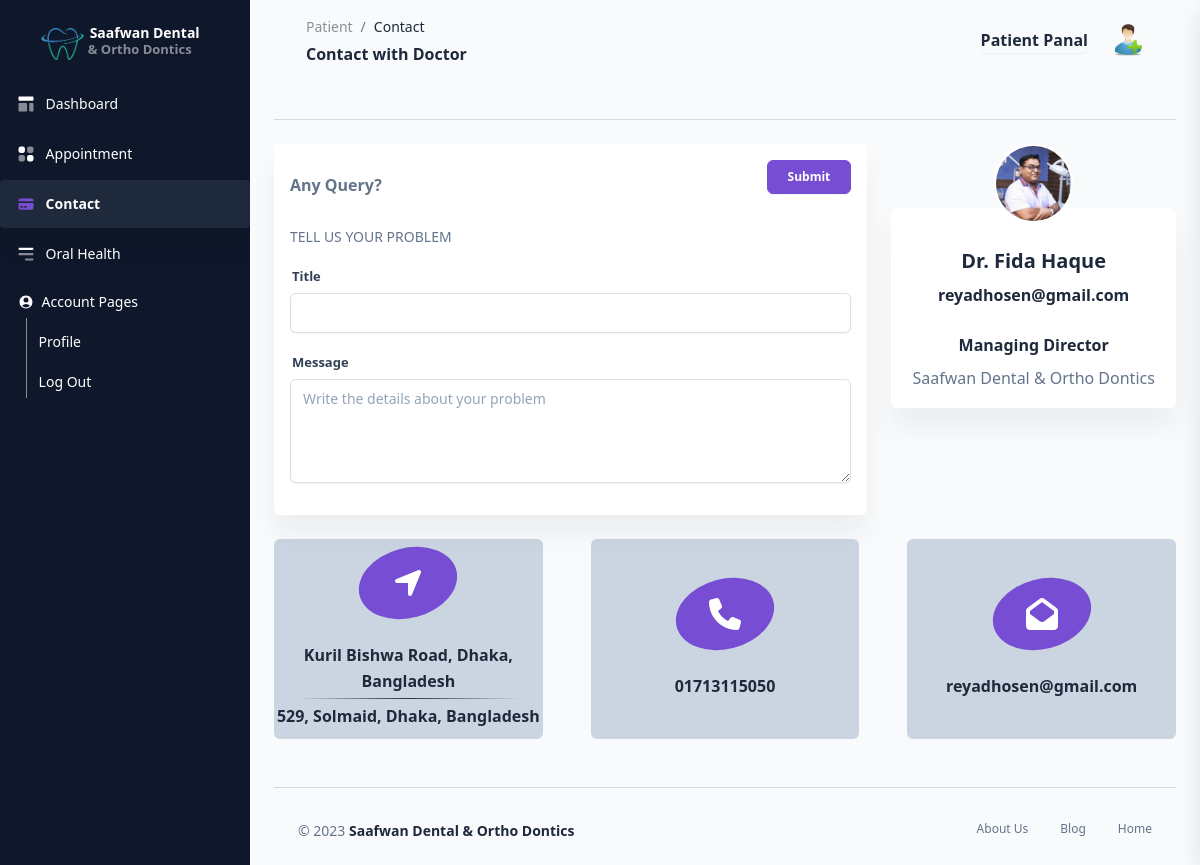
The page /View/patient/contact.php (signed in) on the database as committed earlier.
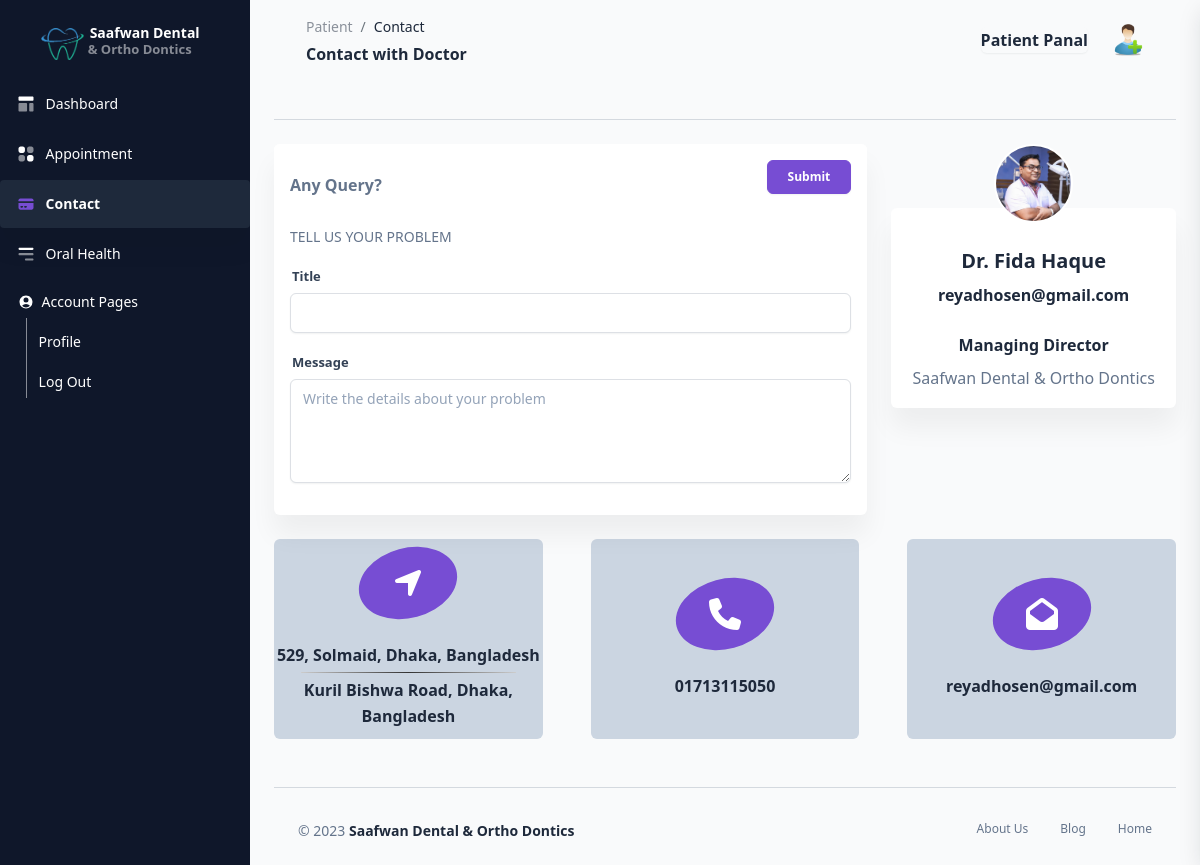
The same page on the database as committed later.
### tables this page shows
CREATE TABLE `doctors` (
  `id` int(11) NOT NULL,
  `name` varchar(50) NOT NULL,
  `email` varchar(50) NOT NULL,
  `phone` varchar(20) NOT NULL,
  `password` varchar(20) NOT NULL,
  `created_at` date DEFAULT NULL,
  `deleted_at` date DEFAULT NULL,
  `chamber1` varchar(250) NOT NULL,
  `chamber2` varchar(250) DEFAULT NULL
);

### View/patient/contact.php (the view, shortened to what this page needs)
<!DOCTYPE html>
<html lang="en">
<head>
    <link href="../../assets/css/nucleo-icons.css" rel="stylesheet" />
    <link href="../../assets/css/nucleo-svg.css" rel="stylesheet" />
    <link href="../../assets/css/nucleo-svg.css" rel="stylesheet" />
    <link id="pagestyle" href="../../assets/css/corporate-ui-dashboard.css?v=1.0.0" rel="stylesheet" />
</head>
<body class="g-sidenav-show bg-gray-100">
    <aside class="sidenav navbar navbar-vertical navbar-expand-xs border-0 bg-slate-900 fixed-start" id="sidenav-main">
        <?php include("../components/patientSidebar.php"); ?>
    </aside>
    <main class="main-content position-relative border-radius-lg ">
        <nav class="navbar navbar-main navbar-expand-lg mx-5 px-0 shadow-none rounded" id="" navbar-scroll="true">
            <div class="container-fluid py-1 px-2">
                <nav aria-label="breadcrumb">
                    <ol class="breadcrumb bg-transparent mb-1 pb-0 pt-1 px-0 me-sm-6 me-5">
                        <li class="breadcrumb-item text-sm"><a class="opacity-5 text-dark" href="javascript:;">Patient</a></li>
                        <li class="breadcrumb-item text-sm text-dark active" aria-current="page">Contact</li>
                    </ol>
                    <h6 class="font-weight-bold mb-0">Contact with Doctor</h6>
                </nav>
                <div class="collapse navbar-collapse mt-sm-0 mt-2 me-md-0 me-sm-4" id="navbar">
                    <div class="ms-md-auto pe-md-3 d-flex align-items-center">
                        <div class="input-group">
                            <h6 class="font-weight-bolder text-black mb-0">Patient Panal</h6>
                        </div>
                    </div>
                    <ul class="navbar-nav  justify-content-end">
                        <li class="nav-item dropdown ps-2 d-flex align-items-center">
                            <a href="javascript:;" class="nav-link text-body p-0" id="dropdownMenuButton" data-bs-toggle="dropdown" aria-expanded="false">
                                <img src="../../assets/img/patient.png" class="avatar avatar-sm" alt="avatar" title="<?php echo $_SESSION["name"]; ?>" />
                            </a>
                        </li>
                    </ul>
                </div>
            </div>
        </nav>
        <div class="container-fluid py-4 px-4">
            <hr class="mb-3">
            <div class="row my-4">
                <div class="col-md-8">
                    <form action="../../Controller/patient/contactMessageController.php" method="POST">
                        <div class="card">
                            <div class="card-header pb-0">
                                <div class="d-flex align-items-center">
                                    <p class="mb-0"><b>Any Query?</b></p>
                                    <button class="btn btn-primary btn-sm ms-auto" type="submit">Submit</button>
                                </div>
                            </div>
                            <div class="card-body">
                                <p class="text-uppercase text-sm">Tell us your Problem</p>
                                <div class="row">
                                    <div class="col-md-12">
                                        <div class="form-group">
                                            <label for="example-text-input" class="form-control-label">Title</label>
                                            <input class="form-control" type="text" name="title">
                                        </div>
                                    </div>
                                    <div class="col-md-12">
                                        <div class="form-group">
                                            <label for="example-text-input" class="form-control-label">Message</label>
                                            <textarea class="form-control" type="text" name="message" rows="5" placeholder="Write the details about your problem" required></textarea>
                                        </div>
                                    </div>
                                </div>
                            </div>
                        </div>
                    </form>
                </div>
                <div class="col-md-4">
                    <div class="card card-profile mt-6">
                        <div class="row justify-content-center">
                            <div class="col-4 col-lg-4 order-lg-2">
                                <div class="mt-n4 mt-lg-n6 mb-4 mb-lg-0">
                                    <a href="javascript:;">
                                        <img src="../../assets/img/profile.jpg" class="rounded-circle img-fluid border border-2 border-white">
                                    </a>
                                </div>
                            </div>
                        </div>
                        <div class="card-body pt-0">
                            <div class="text-center mt-4">
                                <h5>
                                    <?php echo $doc["name"] ?>
                                </h5>
                                <div class="h6 font-weight-300">
                                    <i class="ni location_pin mr-2"></i><?php echo $doc["email"] ?>
                                </div>
                                <div class="h6 mt-4">
                                    <i class="ni business_briefcase-24 mr-2"></i>Managing Director
                                </div>
                                <div>
                                    <i class="ni education_hat mr-2"></i>Saafwan Dental & Ortho Dontics
                                </div>
                            </div>
                        </div>
                    </div>
                </div>
            </div>
            <div class="row g-5 mb-5">
                <div class="col-lg-4">
                    <div class="bg-light rounded d-flex flex-column align-items-center justify-content-center text-center" style="height: 200px;">
                        <div class="d-flex align-items-center justify-content-center bg-primary rounded-circle mb-4" style="width: 100px; height: 70px; transform: rotate(-15deg);">
                            <i class="fa fa-2x fa-location-arrow text-white" style="transform: rotate(15deg);"></i>
                        </div>
                        <a href="https://goo.gl/maps/F2NVNdZatgLU3zuz6?coh=178571&entry=tt">
                            <h6 class="mb-0"><?php echo $doc["chamber1"] ?></h6>
                        </a>
                        <div class="my-1" style="border: 0; width: 80%; height: 1px;background: #333; background-image: linear-gradient(to right, #ccc, #333, #ccc);"></div>
                        <a href="https://goo.gl/maps/UNbvXS7gSgkVrHSc9?coh=178571&entry=tt">
                            <h6 class="mb-0"><?php echo $doc["chamber2"] ?></h6>
                        </a>
                    </div>
                </div>
                <div class="col-lg-4">
                    <a href="tel:<?php echo $doc["phone"] ?>">
                        <div class="bg-light rounded d-flex flex-column align-items-center justify-content-center text-center" style="height: 200px;">
                            <div class="d-flex align-items-center justify-content-center bg-primary rounded-circle mb-4" style="width: 100px; height: 70px; transform: rotate(-15deg);">
                                <i class="fa fa-2x fa-phone text-white" style="transform: rotate(15deg);"></i>
                            </div>
                            <h6 class="mb-0"><?php echo $doc["phone"] ?></h6>
                        </div>
                    </a>
                </div>
                <div class="col-lg-4">
                    <a href="mailto:<?php echo $doc["email"] ?>">
                        <div class="bg-light rounded d-flex flex-column align-items-center justify-content-center text-center" style="height: 200px;">
                            <div class="d-flex align-items-center justify-content-center bg-primary rounded-circle mb-4" style="width: 100px; height: 70px; transform: rotate(-15deg);">
                                <i class="fa fa-2x fa-envelope-open text-white" style="transform: rotate(15deg);"></i>
                            </div>
                            <h6 class="mb-0"><?php echo $doc["email"] ?></h6>
                        </div>
                    </a>
                </div>
            </div>
            <?php include("../components/patientFooter.php"); ?>
        </div>
    </main>
</body>
</html>

### View/components/patientSidebar.php (shortened to what this page needs)
<?php
$db = connect();
$doc = $db->query("SELECT * FROM doctors WHERE id = 1")->fetch_assoc();
?>
<div class="sidenav-header">
    <a class="navbar-brand m-0" href="../../">
        <table>
            <tr>
                <td>
                    <img src="../../assets/img/favicon.png" class="navbar-brand-img" alt="main_logo">
                </td>
                <td>
                    <span class="ms-1 font-weight-bold">Saafwan Dental</span><br>
                    <label class="text-white-50">& Ortho Dontics</label>
                </td>
            </tr>
        </table>
    </a>
</div>
<div class="collapse navbar-collapse w-auto" style="color: white; height: 700px;" id="sidenav-collapse-main">
    <ul class="navbar-nav">
        <li class="nav-item">
            <a class="nav-link text-white" href="dashboard.php" id="dashboard">
                <div class="icon icon-shape icon-sm px-0 text-center d-flex align-items-center justify-content-center">
                </div>
                <span class="nav-link-text ms-1">Dashboard</span>
            </a>
        </li>
        <li class="nav-item">
            <a class="nav-link text-white" href="appointment.php" id="appointment">
                <div class="icon icon-shape icon-sm px-0 text-center d-flex align-items-center justify-content-center">
                </div>
                <span class="nav-link-text ms-1">Appointment</span>
            </a>
        </li>
        <li class="nav-item">
            <a class="nav-link text-white" href="contact.php" id="contact">
                <div class="icon icon-shape icon-sm px-0 text-center d-flex align-items-center justify-content-center">
                </div>
                <span class="nav-link-text ms-1">Contact</span>
            </a>
        </li>
        <li class="nav-item">
            <a class="nav-link text-white" href="healthedu.php" id="healthedu">
                <div class="icon icon-shape icon-sm px-0 text-center d-flex align-items-center justify-content-center">
                </div>
                <span class="nav-link-text ms-1">Oral Health</span>
            </a>
        </li>
        <li class="nav-item mt-2">
            <div class="d-flex align-items-center nav-link text-white">
                <span class="font-weight-normal text-md ms-2">Account Pages</span>
            </div>
        </li>
        <li class="nav-item border-start my-0 pt-2">
            <a class="nav-link position-relative ms-0 ps-2 py-2 text-white" href="profile.php" id="profile">
                <span class="nav-link-text ms-1">Profile</span>
            </a>
        </li>
        <li class="nav-item border-start my-0 pt-2">
            <a class="nav-link position-relative ms-0 ps-2 py-2 text-white" href="../logout.php">
                <span class="nav-link-text ms-1">Log Out</span>
            </a>
        </li>
    </ul>
</div>

### View/components/patientFooter.php (shortened to what this page needs)
<hr class="my-3">
<footer class="footer pt-3 ">
    <div class="container-fluid">
        <div class="row align-items-center justify-content-lg-between">
            <div class="col-lg-6 mb-lg-0 mb-4">
                <div class="copyright text-center text-sm text-muted text-lg-start">
                    ©
                    <a href="../../" class="font-weight-bold" target="_blank">Saafwan Dental & Ortho Dontics</a>
                </div>
            </div>
            <div class="col-lg-6">
                <ul class="nav nav-footer justify-content-center justify-content-lg-end">
                    <li class="nav-item">
                        <a href="../about.php" class="nav-link text-xs text-muted">About Us</a>
                    </li>
                    <li class="nav-item">
                        <a href="../../#blog" class="nav-link text-xs text-muted">Blog</a>
                    </li>
                    <li class="nav-item">
                        <a href="https://www.creative-tim.com/license" class="nav-link text-xs pe-0 text-muted">Home</a>
                    </li>
                </ul>
            </div>
        </div>
    </div>
</footer>

### Assets/css/nucleo-svg.css (style rules this page uses)
.icon { display: inline-block; color: #111111; height: 1em; width: 1em; }
.icon-sm { height: 0.8em; width: 0.8em; }
.icon { fill: currentColor; stroke: none; }

Rows that differ between the two databases and show on the page:
changed doctors "Dr. Fida Haque": chamber1 "Kuril Bishwa Road, Dhaka, Bangladesh" → "529, Solmaid, Dhaka, Bangladesh"; chamber2 "529, Solmaid, Dhaka, Bangladesh" → "Kuril Bishwa Road, Dhaka, Bangladesh"
